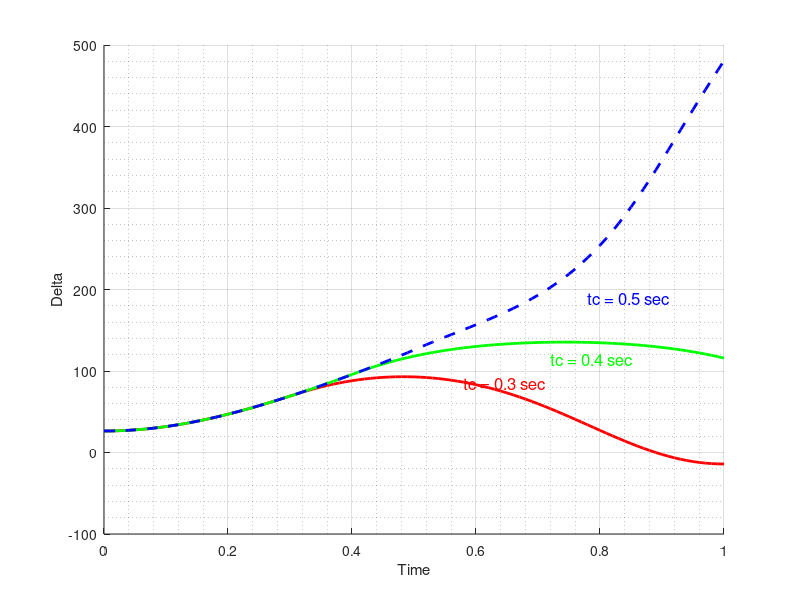

Here is the MATLAB script that generated this plot:
clc;
clear all;
close all;
format short;
P_elec = 0.8;      % Mechanical power
Q = 0.074;         % Reactive power
H = 5;             % Inertia constant (MJ/MVA)
V = 1;
P_mecha = P_elec;
S = P_elec + 1i*Q;
I = conj(S)/conj(V);
% Reactances
X1 = 0.3 + 0.2 + 0.3/2;    % Before fault
X2 = 1.8;                  % During fault
X3 = 0.8;                  % After fault
% Internal Voltage
E = V + 1i*X1*I;
% Maximum Power
P1_max = abs(E)*abs(V)/X1;
P2_max = abs(E)*abs(V)/X2;
P3_max = abs(E)*abs(V)/X3;
% Initial Rotor Angle
del_0 = asin(P_mecha/P1_max);
% Maximum Rotor Angle
del_max = pi - del_0;
% Constant
K = (pi*60)/H;
% Time Step
del_t = 0.01;
% Time Vector
t = 0:del_t:1;
len_t = length(t);
% Different Clearing Times
tcases = [0.3 0.4 0.5];
figure;
hold on;
for m = 1:length(tcases)
    tc = tcases(m);
% Initialization
    del = zeros(1,len_t);
    del_w = zeros(1,len_t);
    ddt_del = zeros(1,len_t);
    ddt_del_w = zeros(1,len_t);
    del(1) = del_0;
    del_w(1) = 0;
    ddt_del(1) = del_w(1);
    ddt_del_w(1) = K*(P_mecha - P2_max*sin(del(1)));
% Numerical Solution
    for i = 1:len_t-1
     delp = del(i) + ddt_del(i)*del_t;
     del_wp = del_w(i) + ddt_del_w(i)*del_t;
     ddt_del(i+1) = del_wp;
% During Fault
        if t(i) < tc
   ddt_del_w(i+1) = K*(P_mecha - P2_max*sin(delp));
% After Clearing
        else
 ddt_del_w(i+1) = K*(P_mecha - P3_max*sin(delp));
        end
     del(i+1) = del(i) + ((ddt_del(i+1)+ddt_del(i))/2)*del_t;
     del_w(i+1) = del_w(i) +((ddt_del_w(i+1)+ddt_del_w(i))/2)*del_t;
    end
% Convert Radian to Degree
    delta = rad2deg(del);
% Plot Curves
    if tc == 0.3
      plot(t,delta,'r','LineWidth',2);
    elseif tc == 0.4
        plot(t,delta,'g','LineWidth',2);
    elseif tc == 0.5
        plot(t,delta,'b--','LineWidth',2);
    end
end
xlabel('Time');
ylabel('Delta');
text(0.58,85,'tc = 0.3 sec','Color','r','FontSize',12);
text(0.72,115,'tc = 0.4 sec','Color','g','FontSize',12);
text(0.78,190,'tc = 0.5 sec','Color','b','FontSize',12);
grid on;
grid minor;
hold off;
